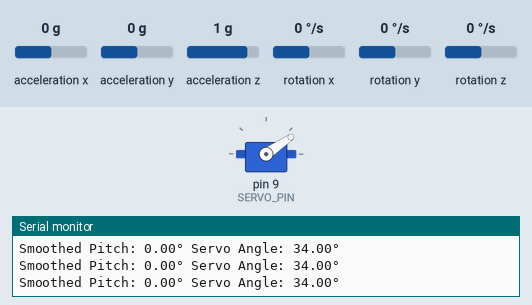
A sketch run on a simulated Arduino Uno, built with avr-gcc and run on an emulated ATmega328P. Parts: servo, the last lines printed to the serial monitor. Wiring (inferred from the names in the program): MPU-9250 motion sensor at I2C address 0x68. The inputs (shaded band) are chosen by the test bench; at power-on: rotation y 0 °/s, acceleration x 0 g, acceleration y 0 g, acceleration z 1 g, rotation x 0 °/s, rotation z 0 °/s.

Above: at 2.4 s.
2.5 s: rotation y set to -192 °/s
At 4.2 s:
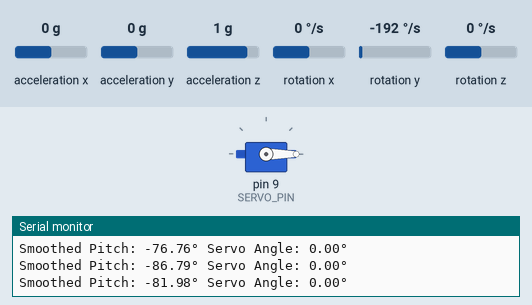
5.5 s: rotation y set to 192 °/s
At 7.47 s:
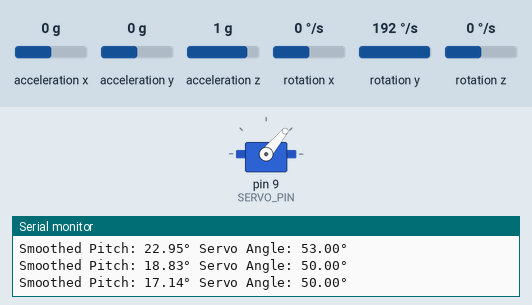
At 7.94 s:
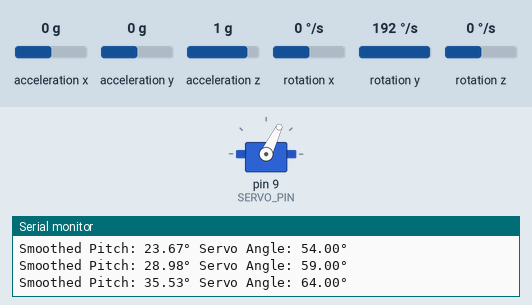
8.5 s: acceleration x set to -1.4 g
11.5 s: acceleration x set to 0.8 g
Timing chart, 0 to 15.5 s (numbered marks = the images above; inputs shaded):
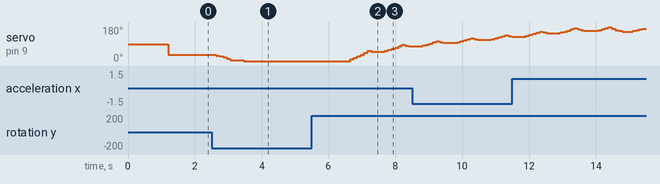

Measured:
- after the input at 2.5 s, servo on pin 9 (SERVO_PIN): moves from 34° to 0° over 0.82 s, starting after 0.14 s
- after the input at 5.5 s, servo on pin 9 (SERVO_PIN): 0° → 9° after 1.2 s, → 16° 0.10 s later, → 25° 0.10 s later, → 34° 0.10 s later, … (15 changes in this stretch)

The sketch:

servo_smooth2.0.ino
```cpp
#include <Wire.h> // Required for I2C communication with MPU9250
#include <math.h> // Required for mathematical functions like atan2, sqrt, sin, cos, asin
#include <Servo.h> // Include the Servo library

// --- Servo Configuration ---
#define SERVO_PIN 9 // The digital pin the servo is connected to
const float SERVO_MIN_ANGLE = -40; // The minimum angle for the servo motion
const float SERVO_MAX_ANGLE = 170; // The maximum angle for the servo motion

// --- MPU9250 Configuration ---
#define MPU9250_ADDRESS 0x68 // I2C address of the MPU9250
#define ACCEL_RANGE_2G 16384.0 // Sensitivity for ±2g range (LSB/g)
#define GYRO_RANGE_250DPS 131.0 // Sensitivity for ±250°/s range (LSB/(°/s))

// --- Filter Parameters ---
const float COMP_FILTER_ALPHA = 0.98; // Complementary filter alpha (0 to 1, closer to 1 trusts gyro more)
const float MADGWICK_FILTER_BETA = 0.033; // Madgwick filter beta (controls accelerometer influence)

// How often to update Madgwick and use its output to correct Complementary Filter
const int MADGWICK_UPDATE_INTERVAL_ITERATIONS = 10;

// --- Smoothing Parameters for Servo Control ---
// A lower EMA_ALPHA gives more smoothing. Try values from 0.05 to 0.3.
const float EMA_ALPHA = 0.1;
// The angle threshold (in degrees) to ignore small movements.
const float DEADBAND_THRESHOLD = 2.0;

// --- Global Variables for Smoothing ---
float smoothed_pitch = 0.0;
float last_servo_write_angle = 0.0;

// --- Data Structures for Vectors and Quaternions ---
struct Vector3 {
    float x, y, z;
};

struct Quaternion {
    float w, x, y, z;
};

// --- Global Sensor Data and Baselines ---
Vector3 accel_raw;
Vector3 gyro_raw;
Vector3 accel_baseline = {0.0, 0.0, 1.0};
Vector3 gyro_baseline = {0.0, 0.0, 0.0};

// --- MPU9250 Class ---
class MPU9250 {
public:
    uint8_t address;
    MPU9250(uint8_t addr = MPU9250_ADDRESS) : address(addr) {}

    void begin() {
        Wire.begin();
        Wire.setClock(400000);
        Wire.beginTransmission(address);
        Wire.write(0x6B);
        Wire.write(0x00);
        Wire.endTransmission(true);

        Wire.beginTransmission(address);
        Wire.write(0x1C);
        Wire.write(0x00);
        Wire.endTransmission(true);

        Wire.beginTransmission(address);
        Wire.write(0x1B);
        Wire.write(0x00);
        Wire.endTransmission(true);

        Serial.println("MPU9250 initialized.");
    }

    Vector3 readAccel() {
        Wire.beginTransmission(address);
        Wire.write(0x3B);
        Wire.endTransmission(false);
        Wire.requestFrom(address, (uint8_t)6, (uint8_t)true);

        int16_t raw_ax = (Wire.read() << 8) | Wire.read();
        int16_t raw_ay = (Wire.read() << 8) | Wire.read();
        int16_t raw_az = (Wire.read() << 8) | Wire.read();

        Vector3 accel_g;
        accel_g.x = (float)raw_ax / ACCEL_RANGE_2G;
        accel_g.y = (float)raw_ay / ACCEL_RANGE_2G;
        accel_g.z = (float)raw_az / ACCEL_RANGE_2G;
        return accel_g;
    }

    Vector3 readGyro() {
        Wire.beginTransmission(address);
        Wire.write(0x43);
        Wire.endTransmission(false);
        Wire.requestFrom(address, (uint8_t)6, (uint8_t)true);

        int16_t raw_gx = (Wire.read() << 8) | Wire.read();
        int16_t raw_gy = (Wire.read() << 8) | Wire.read();
        int16_t raw_gz = (Wire.read() << 8) | Wire.read();

        Vector3 gyro_rad_s;
        gyro_rad_s.x = ((float)raw_gx / GYRO_RANGE_250DPS) * (M_PI / 180.0);
        gyro_rad_s.y = ((float)raw_gy / GYRO_RANGE_250DPS) * (M_PI / 180.0);
        gyro_rad_s.z = ((float)raw_gz / GYRO_RANGE_250DPS) * (M_PI / 180.0);
        return gyro_rad_s;
    }
};

MPU9250 imu;
Servo myServo;

// --- Quaternion Math Helpers (C++ Port) ---
float vectorMagnitude(Vector3 v) {
    return sqrt(v.x * v.x + v.y * v.y + v.z * v.z);
}

Vector3 vectorNormalize(Vector3 v) {
    float mag = vectorMagnitude(v);
    if (mag == 0.0f) return {0.0f, 0.0f, 0.0f};
    return {v.x / mag, v.y / mag, v.z / mag};
}

Quaternion quaternionMultiply(Quaternion q1, Quaternion q2) {
    Quaternion result;
    result.w = q1.w * q2.w - q1.x * q2.x - q1.y * q2.y - q1.z * q2.z;
    result.x = q1.w * q2.x + q1.x * q2.w + q1.y * q2.z - q1.z * q2.y;
    result.y = q1.w * q2.y - q1.x * q2.z + q1.y * q2.w + q1.z * q2.x;
    result.z = q1.w * q2.z + q1.x * q2.y - q1.y * q2.x + q1.z * q2.w;
    return result;
}

float quaternionMagnitude(Quaternion q) {
    return sqrt(q.w * q.w + q.x * q.x + q.y * q.y + q.z * q.z);
}

Quaternion quaternionNormalize(Quaternion q) {
    float mag = quaternionMagnitude(q);
    if (mag == 0.0f) return {1.0f, 0.0f, 0.0f, 0.0f};
    return {q.w / mag, q.x / mag, q.y / mag, q.z / mag};
}

Vector3 quaternionToEulerAngles(Quaternion q) {
    Vector3 angles;
    float qw = q.w, qx = q.x, qy = q.y, qz = q.z;

    float sinr_cosp = 2 * (qw * qx + qy * qz);
    float cosr_cosp = 1 - 2 * (qx * qx + qy * qy);
    angles.x = atan2(sinr_cosp, cosr_cosp);

    float sinp = 2 * (qw * qy - qz * qx);
    if (fabs(sinp) >= 1) {
        angles.y = copysign(M_PI / 2, sinp);
    } else {
        angles.y = asin(sinp);
    }

    float siny_cosp = 2 * (qw * qz + qx * qy);
    float cosy_cosp = 1 - 2 * (qy * qy + qz * qz);
    angles.z = atan2(siny_cosp, cosy_cosp);

    angles.x = angles.x * 180.0 / M_PI;
    angles.y = angles.y * 180.0 / M_PI;
    angles.z = angles.z * 180.0 / M_PI;

    return angles;
}

// --- Madgwick Filter Class ---
class MadgwickFilter {
public:
    float beta;
    Quaternion q;

    MadgwickFilter(float b = MADGWICK_FILTER_BETA) : beta(b) {
        q = {1.0f, 0.0f, 0.0f, 0.0f};
        Serial.println("Madgwick filter initialized");
    }

    void update(Vector3 gyro_rad_s, Vector3 accel_g, float dt) {
        Quaternion q_norm = quaternionNormalize(q);
        Vector3 accel_norm = vectorNormalize(accel_g);

        float f[3];
        f[0] = 2*(q_norm.x*q_norm.z - q_norm.w*q_norm.y) - accel_norm.x;
        f[1] = 2*(q_norm.w*q_norm.x + q_norm.y*q_norm.z) - accel_norm.y;
        f[2] = 2*(0.5f - q_norm.x*q_norm.x - q_norm.y*q_norm.y) - accel_norm.z;

        float J[3][4];
        J[0][0] = -2*q_norm.y; J[0][1] = 2*q_norm.z; J[0][2] = -2*q_norm.w; J[0][3] = 2*q_norm.x;
        J[1][0] = 2*q_norm.x;  J[1][1] = 2*q_norm.w;
        J[1][2] = 2*q_norm.z;  J[1][3] = 2*q_norm.y;
        J[2][0] = 0;           J[2][1] = -4*q_norm.x; J[2][2] = -4*q_norm.y; J[2][3] = 0;

        float gradient[4] = {0, 0, 0, 0};
        for (int i = 0; i < 4; i++) {
            for (int j = 0; j < 3; j++) {
                gradient[i] += J[j][i] * f[j];
            }
        }
        float grad_mag = sqrt(gradient[0]*gradient[0] + gradient[1]*gradient[1] + gradient[2]*gradient[2] + gradient[3]*gradient[3]);
        if (grad_mag != 0.0f) {
            gradient[0] /= grad_mag;
            gradient[1] /= grad_mag;
            gradient[2] /= grad_mag; gradient[3] /= grad_mag;
        }

        Quaternion gyro_q_rate = {0, gyro_rad_s.x, gyro_rad_s.y, gyro_rad_s.z};
        Quaternion q_dot_gyro = quaternionMultiply(q_norm, gyro_q_rate);
        q_dot_gyro.w *= 0.5f; q_dot_gyro.x *= 0.5f; q_dot_gyro.y *= 0.5f; q_dot_gyro.z *= 0.5f;

        Quaternion q_dot_final;
        q_dot_final.w = q_dot_gyro.w - beta * gradient[0];
        q_dot_final.x = q_dot_gyro.x - beta * gradient[1];
        q_dot_final.y = q_dot_gyro.y - beta * gradient[2];
        q_dot_final.z = q_dot_gyro.z - beta * gradient[3];

        q.w += q_dot_final.w * dt;
        q.x += q_dot_final.x * dt;
        q.y += q_dot_final.y * dt;
        q.z += q_dot_final.z * dt;

        q = quaternionNormalize(q);
    }
};

// --- Complementary Filter Class ---
class ComplementaryFilter {
public:
    float alpha;
    float pitch;
    float roll;

    ComplementaryFilter(float a = COMP_FILTER_ALPHA) : alpha(a) {
        pitch = 0.0f;
        roll = 0.0f;
        Serial.println("Complementary filter initialized.");
    }

    void update(Vector3 gyro_rad_s, Vector3 accel_g, float dt) {
        float gyro_pitch_change = gyro_rad_s.y * dt;
        float gyro_roll_change = gyro_rad_s.x * dt;

        pitch += gyro_pitch_change;
        roll += gyro_roll_change;

        float accel_pitch, accel_roll;
        if (accel_g.z == 0.0f && accel_g.y == 0.0f) {
            accel_pitch = 0.0f;
            accel_roll = 0.0f;
        } else {
            accel_pitch = atan2(accel_g.x, sqrt(accel_g.y * accel_g.y + accel_g.z * accel_g.z));
            accel_roll = atan2(accel_g.y, sqrt(accel_g.x * accel_g.x + accel_g.z * accel_g.z));
        }

        pitch = alpha * pitch + (1.0f - alpha) * accel_pitch;
        roll = alpha * roll + (1.0f - alpha) * accel_roll;
    }

    float getPitchDegrees() { return pitch * 180.0f / M_PI; }
    float getRollDegrees() { return roll * 180.0f / M_PI; }
};

// --- Global Filter Objects ---
MadgwickFilter madgwickFilter(MADGWICK_FILTER_BETA);
ComplementaryFilter complementaryFilter(COMP_FILTER_ALPHA);

// --- Time Tracking for dt Calculation ---
unsigned long lastMicros = 0;
int iteration_count = 0;

// --- Setup Function (runs once) ---
void setup() {
    Serial.begin(115200);
    while (!Serial);

    imu.begin();
    delay(100);

    myServo.attach(SERVO_PIN);

    Serial.println("Calibrating MPU9250...");
    Vector3 temp_accel_sum = {0.0f, 0.0f, 0.0f};
    Vector3 temp_gyro_sum = {0.0f, 0.0f, 0.0f};
    int calibration_samples = 100;
    for (int i = 0; i < calibration_samples; i++) {
        Vector3 a = imu.readAccel();
        Vector3 g = imu.readGyro();
        temp_accel_sum.x += a.x; temp_accel_sum.y += a.y; temp_accel_sum.z += a.z;
        temp_gyro_sum.x += g.x; temp_gyro_sum.y += g.y;
        temp_gyro_sum.z += g.z;
        delay(10);
    }
    accel_baseline.x = temp_accel_sum.x / calibration_samples;
    accel_baseline.y = temp_accel_sum.y / calibration_samples;
    accel_baseline.z = temp_accel_sum.z / calibration_samples;
    gyro_baseline.x = temp_gyro_sum.x / calibration_samples;
    gyro_baseline.y = temp_gyro_sum.y / calibration_samples;
    gyro_baseline.z = temp_gyro_sum.z / calibration_samples;

    Serial.print("Calibration Complete. Accel Baseline (X,Y,Z): ");
    Serial.print(accel_baseline.x, 4); Serial.print(", ");
    Serial.print(accel_baseline.y, 4); Serial.print(", ");
    Serial.println(accel_baseline.z, 4);
    Serial.print("Gyro Baseline (X,Y,Z): ");
    Serial.print(gyro_baseline.x, 4); Serial.print(", ");
    Serial.print(gyro_baseline.y, 4); Serial.print(", ");
    Serial.println(gyro_baseline.z, 4);

    lastMicros = micros();
    Serial.println("Timestamp,Comp_Pitch_Deg,Comp_Roll_Deg,Madg_Roll_Deg,Madg_Pitch_Deg,Madg_Yaw_Deg,Correction_Applied");
}

// --- Loop Function (runs repeatedly) ---
void loop() {
    unsigned long currentMicros = micros();
    float dt = (float)(currentMicros - lastMicros) / 1000000.0f;
    lastMicros = currentMicros;

    accel_raw = imu.readAccel();
    gyro_raw = imu.readGyro();

    Vector3 calibrated_accel;
    calibrated_accel.x = accel_raw.x - accel_baseline.x;
    calibrated_accel.y = accel_raw.y - accel_baseline.y;
    calibrated_accel.z = accel_raw.z - (accel_baseline.z - 1.0f);

    Vector3 calibrated_gyro;
    calibrated_gyro.x = gyro_raw.x - gyro_baseline.x;
    calibrated_gyro.y = gyro_raw.y - gyro_baseline.y;
    calibrated_gyro.z = gyro_raw.z - gyro_baseline.z;

    complementaryFilter.update(calibrated_gyro, calibrated_accel, dt);

    iteration_count++;
    if (iteration_count >= MADGWICK_UPDATE_INTERVAL_ITERATIONS) {
        madgwickFilter.update(calibrated_gyro, calibrated_accel, dt);
        Vector3 madg_euler = quaternionToEulerAngles(madgwickFilter.q);

        complementaryFilter.pitch = madg_euler.y * M_PI / 180.0f;
        complementaryFilter.roll = madg_euler.x * M_PI / 180.0f;

        iteration_count = 0;
    }

    // Get the final angle in degrees
    float comp_pitch_deg = complementaryFilter.getPitchDegrees();

    // Apply EMA filter for smoothing
    smoothed_pitch = EMA_ALPHA * comp_pitch_deg + (1 - EMA_ALPHA) * smoothed_pitch;

    // Control the servo based on the smoothed pitch angle with a deadband
    float target_angle = constrain(smoothed_pitch, SERVO_MIN_ANGLE, SERVO_MAX_ANGLE);
    int servo_write_angle = (int)((target_angle - SERVO_MIN_ANGLE) * 180.0 / (SERVO_MAX_ANGLE - SERVO_MIN_ANGLE));

    if (abs(servo_write_angle - last_servo_write_angle) > DEADBAND_THRESHOLD) {
        myServo.write(servo_write_angle);
        last_servo_write_angle = servo_write_angle;
    }

    // Print the final angles to the serial monitor for debugging
    Serial.print("Smoothed Pitch: ");
    Serial.print(smoothed_pitch, 2);
    Serial.print("° Servo Angle: ");
    Serial.print(last_servo_write_angle);
    Serial.println("°");

    delay(100);
}
```
